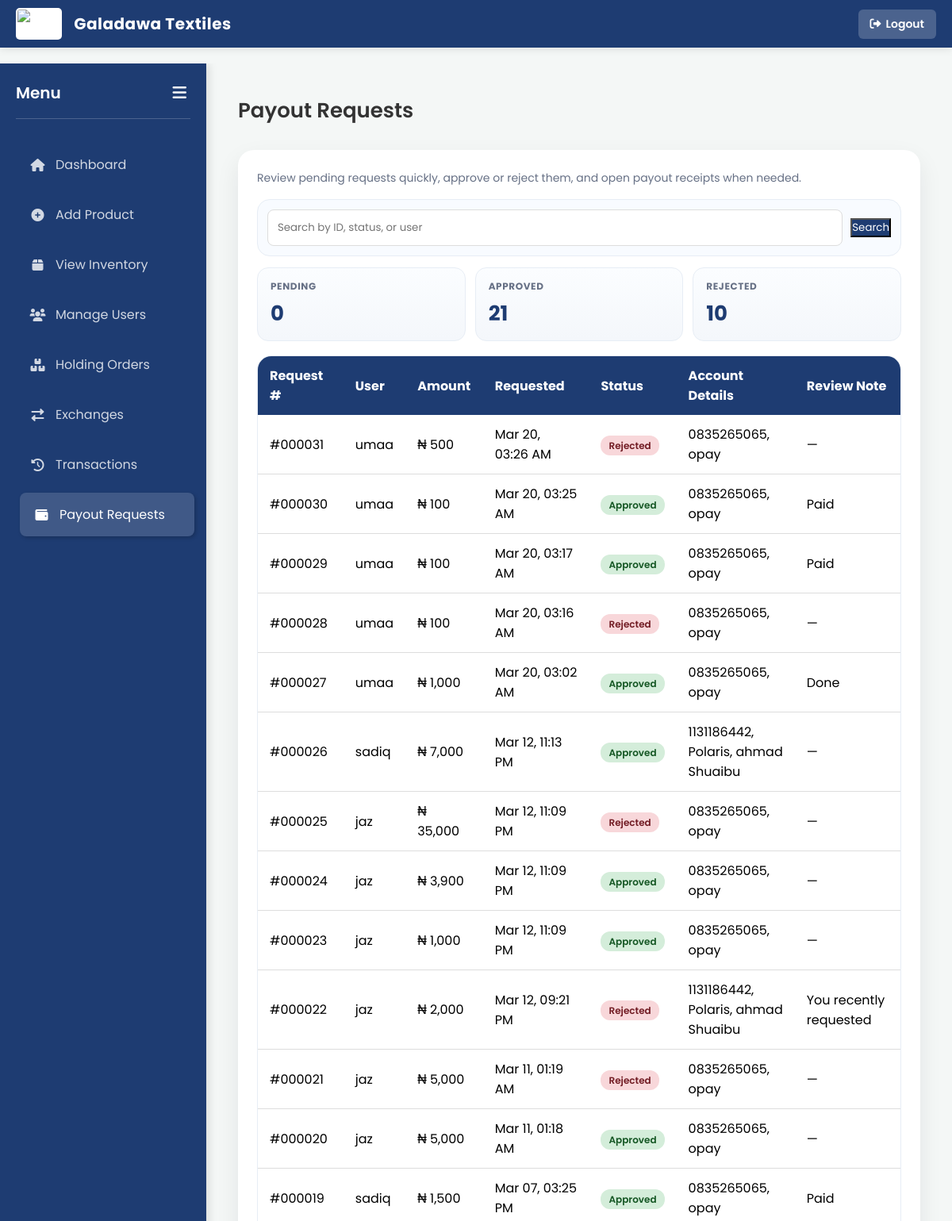
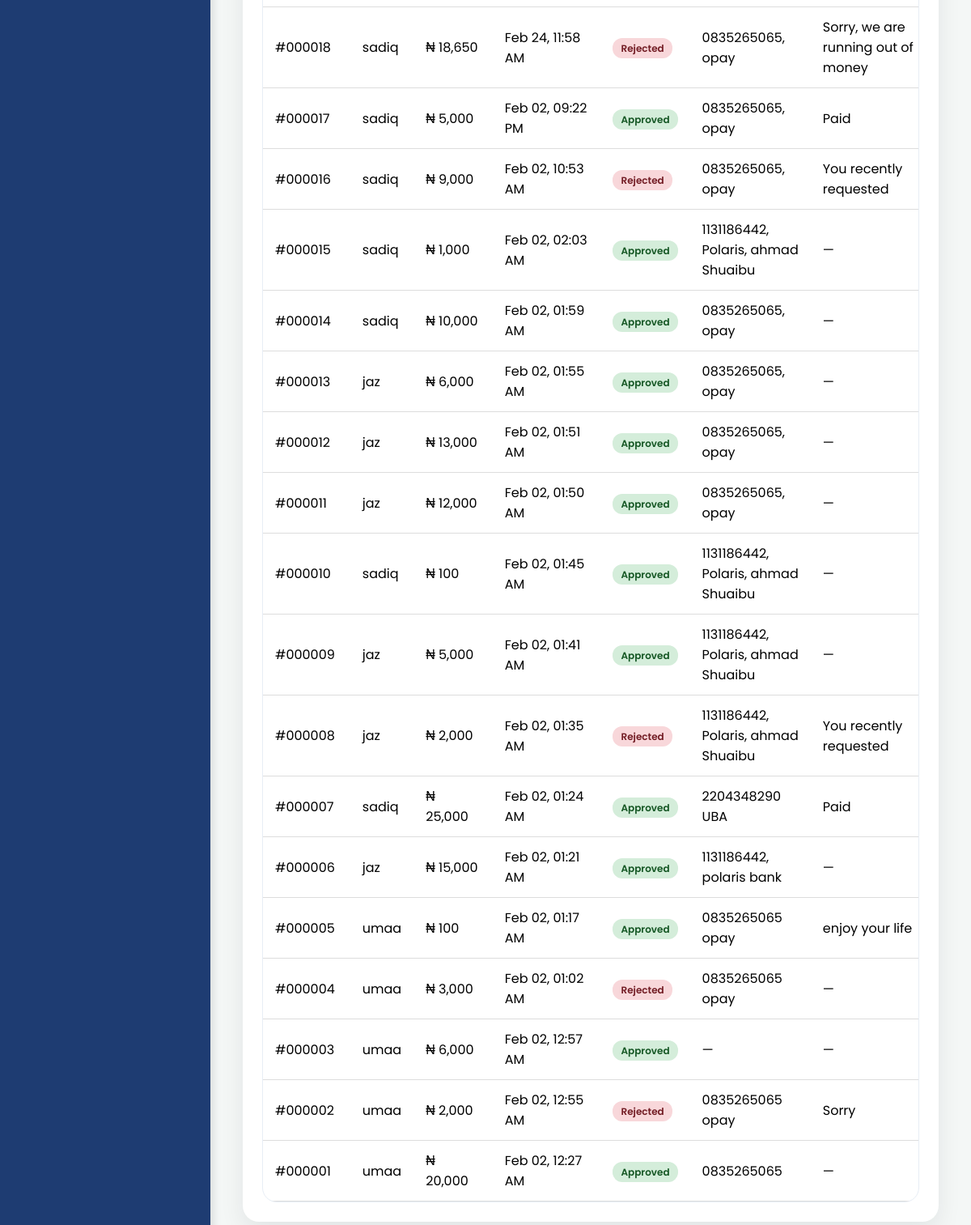
The app's page /admin/payout_requests.php (signed in) with its own data (2 pictures, top to bottom).
### tables this page shows
CREATE TABLE `payout_requests` (
  `id` int(11) NOT NULL,
  `user_id` int(11) NOT NULL,
  `amount` decimal(10,2) NOT NULL,
  `status` enum('pending','approved','rejected') NOT NULL DEFAULT 'pending',
  `requested_at` datetime NOT NULL DEFAULT current_timestamp(),
  `reviewed_at` datetime DEFAULT NULL,
  `reviewed_by` int(11) DEFAULT NULL,
  `note` varchar(255) DEFAULT NULL,
  `review_note` varchar(255) DEFAULT NULL,
  `user_unread` tinyint(1) NOT NULL DEFAULT 0,
  `admin_unread` tinyint(1) NOT NULL DEFAULT 0
);

CREATE TABLE `users` (
  `id` int(11) NOT NULL,
  `username` varchar(50) NOT NULL,
  `password` varchar(255) NOT NULL,
  `role` enum('admin','sale_attendant') NOT NULL,
  `fullname` varchar(100) NOT NULL,
  `created_at` timestamp NOT NULL DEFAULT current_timestamp(),
  `status` enum('active','suspended') DEFAULT 'active'
);

### admin/payout_requests.php (the view, shortened to what this page needs)
<?php
include '../includes/payouts.php';
$search = "";
$requests = [];
$where = "1=1";
$res = $conn->query("SELECT pr.*, u.username FROM payout_requests pr JOIN users u ON pr.user_id = u.id WHERE $where ORDER BY pr.id DESC");
if ($res) { while ($row = $res->fetch_assoc()) { $requests[] = $row; } }
$status_counts = ['pending' => 0, 'approved' => 0, 'rejected' => 0];
foreach ($requests as $request_row) {
    $status = $request_row['status'] ?? '';
    if (isset($status_counts[$status])) {
        $status_counts[$status]++;
    }
}
?>
<!DOCTYPE html>
<html lang="en">
<head>
    <link rel="stylesheet" href="https://cdnjs.cloudflare.com/ajax/libs/font-awesome/6.0.0/css/all.min.css">
    <link rel="stylesheet" href="../css/style.css">
    <link rel="stylesheet" href="../css/toastify.min.css">
</head>
<body class="admin-mobile-ui">
<?php $is_dashboard = true; include '../includes/topbar.php'; ?>
    <div class="dashboard-container">
        <div class="sidebar" id="sidebar">
            <div class="sidebar-header">
                <h3>Menu</h3>
                <button class="toggle-btn" onclick="toggleSidebar()"><i class="fas fa-bars"></i></button>
            </div>
            <a href="dashboard.php"><i class="fas fa-home"></i> <span>Dashboard</span></a>
            <a href="add_product.php"><i class="fas fa-plus-circle"></i> <span>Add Product</span></a>
            <a href="view_inventory.php"><i class="fas fa-box"></i> <span>View Inventory</span></a>
            <a href="manage_users.php"><i class="fas fa-users"></i> <span>Manage Users</span></a>
            <a href="holding_orders.php"><i class="fas fa-boxes-stacked"></i> <span>Holding Orders</span></a>
            <a href="exchange_history.php"><i class="fas fa-right-left"></i> <span>Exchanges</span></a>
            <a href="transaction_history.php"><i class="fas fa-history"></i> <span>Transactions</span></a>
            <a href="payout_requests.php" class="active"><i class="fas fa-wallet"></i> <span>Payout Requests</span></a>
        </div>
        <div class="main-content">
            <div class="header-title">Payout Requests</div>
            <div class="page-shell">
            <div class="page-card">
                <p class="page-intro">Review pending requests quickly, approve or reject them, and open payout receipts when needed.</p>
                <form method="GET" class="filter-form">
                    <input type="text" name="search" value="<?php echo htmlspecialchars($search); ?>" placeholder="Search by ID, status, or user" class="filter-input">
                    <button type="submit" class="btn-approve">Search</button>
                </form>
                <div class="request-summary">
                    <div class="summary-chip">
                        <h4>Pending</h4>
                        <p id="requestsPendingValue"><?php echo number_format($status_counts['pending']); ?></p>
                    </div>
                    <div class="summary-chip">
                        <h4>Approved</h4>
                        <p id="requestsApprovedValue"><?php echo number_format($status_counts['approved']); ?></p>
                    </div>
                    <div class="summary-chip">
                        <h4>Rejected</h4>
                        <p id="requestsRejectedValue"><?php echo number_format($status_counts['rejected']); ?></p>
                    </div>
                </div>
                <div class="table-wrap">
                    <table class="styled-table">
                        <thead>
                            <tr>
                                <th>Request #</th>
                                <th>User</th>
                                <th>Amount</th>
                                <th>Requested</th>
                                <th>Status</th>
                                <th>Account Details</th>
                                <th>Review Note</th>
                            </tr>
                        </thead>
                        <tbody id="payoutRequestsTableBody">
                            <?php if (count($requests) > 0): ?>
                                <?php foreach ($requests as $r): ?>
                                    <tr>
                                        <td>#<?php echo str_pad($r['id'], 6, '0', STR_PAD_LEFT); ?></td>
                                        <td><?php echo htmlspecialchars($r['username']); ?></td>
                                        <td>₦ <?php echo number_format($r['amount']); ?></td>
                                        <td><?php echo date('M d, h:i A', strtotime($r['requested_at'])); ?></td>
                                        <td><span class="badge <?php echo $r['status']; ?>"><?php echo ucfirst($r['status']); ?></span></td>
                                        <td class="account-cell"><?php echo !empty($r['note']) ? htmlspecialchars($r['note']) : '—'; ?></td>
                                        <td class="note-cell"><?php echo !empty($r['review_note']) ? htmlspecialchars($r['review_note']) : '—'; ?></td>
                                    </tr>
                                <?php endforeach; ?>
                            <?php else: ?>
                                <tr><td colspan="8" style="text-align:center; color:#999;">No payout requests yet.</td></tr>
                            <?php endif; ?>
                        </tbody>
                    </table>
                </div>
            </div>
            </div>
        </div>
    </div>
</body>
</html>

### css/style.css (style rules this page uses)
* { margin: 0; padding: 0; box-sizing: border-box; font-family: 'Poppins', sans-serif; }
body { background-color: #f4f7f6; min-height: 100vh; }
input[type="text"], input[type="password"], input[type="number"], select { width: 100%; padding: 12px; background: #fff; border: 1px solid #ddd; border-radius: 8px; outline: none; transition: 0.3s; }
.dashboard-container { display: flex; width: 100%; min-height: 100vh; height: calc(100vh - 80px); overflow: hidden; }
.sidebar { width: 260px; background: #1e3c72; color: white; display: flex; flex-direction: column; padding: 20px; box-shadow: 4px 0 10px rgba(0,0,0,0.1); transition: width 0.3s ease; flex-shrink: 0; position: sticky; top: 0; height: 100%; align-self: flex-start; }
.sidebar-header { display: flex; justify-content: space-between; align-items: center; padding-bottom: 15px; margin-bottom: 30px; border-bottom: 1px solid rgba(255,255,255,0.2); height: 50px; }
.sidebar h3 { margin: 0; font-size: 20px; font-weight: 600; white-space: nowrap; overflow: hidden; }
.toggle-btn { background: none; border: none; color: white; font-size: 20px; cursor: pointer; padding: 5px; }
.sidebar a { text-decoration: none; color: rgba(255,255,255,0.8); padding: 15px; margin-bottom: 8px; border-radius: 8px; display: flex; align-items: center; transition: 0.3s; white-space: nowrap; overflow: hidden; position: relative; }
.sidebar a i { width: 25px; text-align: center; margin-right: 10px; }
.sidebar a:hover, .sidebar a.active { background: rgba(255,255,255,0.15); color: white; transform: translateX(5px); box-shadow: 2px 2px 5px rgba(0,0,0,0.2); }
.main-content { flex: 1; padding: 40px; background: #f4f7f6; overflow-y: auto; height: 100%; }
.header-title { font-size: 26px; color: #333; margin-bottom: 30px; font-weight: 600; }
.styled-table { width: 100%; border-collapse: collapse; margin-top: 15px; }
.styled-table th { background-color: #1e3c72; color: white; text-align: left; padding: 12px 15px; }
.styled-table td { padding: 12px 15px; border-bottom: 1px solid #dddddd; }
.styled-table tbody tr { transition: all 0.2s ease; cursor: pointer; }

### admin/payout_requests.php (style rules this page uses)
.page-shell { max-width: 1120px; margin: 0 auto; }
.page-card { background: white; padding: 24px; border-radius: 20px; box-shadow: 0 12px 30px rgba(15, 23, 42, 0.08); }
.page-intro { color: #667085; font-size: 14px; line-height: 1.6; margin: 0 0 16px; }
.filter-form { margin-bottom: 14px; display: flex; gap: 10px; align-items: center; padding: 12px; border: 1px solid #e7edf5; border-radius: 16px; background: #f8fbff; }
.filter-input { padding: 10px 12px; border: 1px solid #ddd; border-radius: 8px; flex: 1; min-width: 0; }
.request-summary { display: grid; grid-template-columns: repeat(3, minmax(0, 1fr)); gap: 12px; margin-bottom: 18px; }
.summary-chip { background: linear-gradient(180deg, #fbfdff 0%, #f4f7fb 100%); border: 1px solid #e7edf5; border-radius: 14px; padding: 14px 16px; }
.summary-chip h4 { margin: 0; font-size: 12px; color: #667085; text-transform: uppercase; letter-spacing: 0.05em; }
.summary-chip p { margin: 6px 0 0; font-size: 26px; font-weight: 700; color: #1e3c72; }
.table-wrap { overflow-x: auto; -webkit-overflow-scrolling: touch; border: 1px solid #e7edf5; border-radius: 18px; }
.styled-table { min-width: 920px; margin-top: 0; }
.badge { padding: 4px 10px; border-radius: 12px; font-size: 12px; font-weight: 600; }
.badge.approved { background: #d4edda; color: #155724; }
.badge.rejected { background: #f8d7da; color: #721c24; }
.btn-approve { background: #1e3c72; color: #fff; }
.account-cell, .note-cell { max-width: 240px; word-break: break-word; }

### records on screen
payout_requests: id "000031", user.username "umaa", amount "500", requested_at "Mar 20, 03:26 AM", status "Rejected", note "0835265065, opay"
payout_requests: id "000030", user.username "umaa", amount "100", requested_at "Mar 20, 03:25 AM", status "Approved", note "0835265065, opay", review_note "Paid"
payout_requests: id "000029", user.username "umaa", amount "100", requested_at "Mar 20, 03:17 AM", status "Approved", note "0835265065, opay", review_note "Paid"
payout_requests: id "000028", user.username "umaa", amount "100", requested_at "Mar 20, 03:16 AM", status "Rejected", note "0835265065, opay"
payout_requests: id "000027", user.username "umaa", amount "1,000", requested_at "Mar 20, 03:02 AM", status "Approved", note "0835265065, opay", review_note "Done"
payout_requests: id "000026", user.username "sadiq", amount "7,000", requested_at "Mar 12, 11:13 PM", status "Approved", note "1131186442, Polaris, ahmad Shuaibu"
payout_requests: id "000025", user.username "jaz", amount "35,000", requested_at "Mar 12, 11:09 PM", status "Rejected", note "0835265065, opay"
payout_requests: id "000024", user.username "jaz", amount "3,900", requested_at "Mar 12, 11:09 PM", status "Approved", note "0835265065, opay"
payout_requests: id "000023", user.username "jaz", amount "1,000", requested_at "Mar 12, 11:09 PM", status "Approved", note "0835265065, opay"
payout_requests: id "000022", user.username "jaz", amount "2,000", requested_at "Mar 12, 09:21 PM", status "Rejected", note "1131186442, Polaris, ahmad Shuaibu", review_note "You recently requested"
payout_requests: id "000021", user.username "jaz", amount "5,000", requested_at "Mar 11, 01:19 AM", status "Rejected", note "0835265065, opay"
payout_requests: id "000020", user.username "jaz", amount "5,000", requested_at "Mar 11, 01:18 AM", status "Approved", note "0835265065, opay"
payout_requests: id "000019", user.username "sadiq", amount "1,500", requested_at "Mar 07, 03:25 PM", status "Approved", note "0835265065, opay", review_note "Paid"
payout_requests: id "000018", user.username "sadiq", amount "18,650", requested_at "Feb 24, 11:58 AM", status "Rejected", note "0835265065, opay", review_note "Sorry, we are running out of money"
payout_requests: id "000017", user.username "sadiq", amount "5,000", requested_at "Feb 02, 09:22 PM", status "Approved", note "0835265065, opay", review_note "Paid"
payout_requests: id "000016", user.username "sadiq", amount "9,000", requested_at "Feb 02, 10:53 AM", status "Rejected", note "0835265065, opay", review_note "You recently requested"
payout_requests: id "000015", user.username "sadiq", amount "1,000", requested_at "Feb 02, 02:03 AM", status "Approved", note "1131186442, Polaris, ahmad Shuaibu"
payout_requests: id "000014", user.username "sadiq", amount "10,000", requested_at "Feb 02, 01:59 AM", status "Approved", note "0835265065, opay"
payout_requests: id "000013", user.username "jaz", amount "6,000", requested_at "Feb 02, 01:55 AM", status "Approved", note "0835265065, opay"
payout_requests: id "000012", user.username "jaz", amount "13,000", requested_at "Feb 02, 01:51 AM", status "Approved", note "0835265065, opay"
payout_requests: id "000011", user.username "jaz", amount "12,000", requested_at "Feb 02, 01:50 AM", status "Approved", note "0835265065, opay"
payout_requests: id "000010", user.username "sadiq", amount "100", requested_at "Feb 02, 01:45 AM", status "Approved", note "1131186442, Polaris, ahmad Shuaibu"
payout_requests: id "000009", user.username "jaz", amount "5,000", requested_at "Feb 02, 01:41 AM", status "Approved", note "1131186442, Polaris, ahmad Shuaibu"
payout_requests: id "000008", user.username "jaz", amount "2,000", requested_at "Feb 02, 01:35 AM", status "Rejected", note "1131186442, Polaris, ahmad Shuaibu", review_note "You recently requested"
payout_requests: id "000007", user.username "sadiq", amount "25,000", requested_at "Feb 02, 01:24 AM", status "Approved", note "2204348290 UBA", review_note "Paid"
payout_requests: id "000006", user.username "jaz", amount "15,000", requested_at "Feb 02, 01:21 AM", status "Approved", note "1131186442, polaris bank"
payout_requests: id "000005", user.username "umaa", amount "100", requested_at "Feb 02, 01:17 AM", status "Approved", note "0835265065 opay", review_note "enjoy your life"
payout_requests: id "000004", user.username "umaa", amount "3,000", requested_at "Feb 02, 01:02 AM", status "Rejected", note "0835265065 opay"
payout_requests: id "000003", user.username "umaa", amount "6,000", requested_at "Feb 02, 12:57 AM", status "Approved"
payout_requests: id "000002", user.username "umaa", amount "2,000", requested_at "Feb 02, 12:55 AM", status "Rejected", note "0835265065 opay", review_note "Sorry"
payout_requests: id "000001", user.username "umaa", amount "20,000", requested_at "Feb 02, 12:27 AM", status "Approved", note "0835265065"

### other values on screen
$status_counts['pending'] "0"
$status_counts['approved'] "21"
$status_counts['rejected'] "10"
